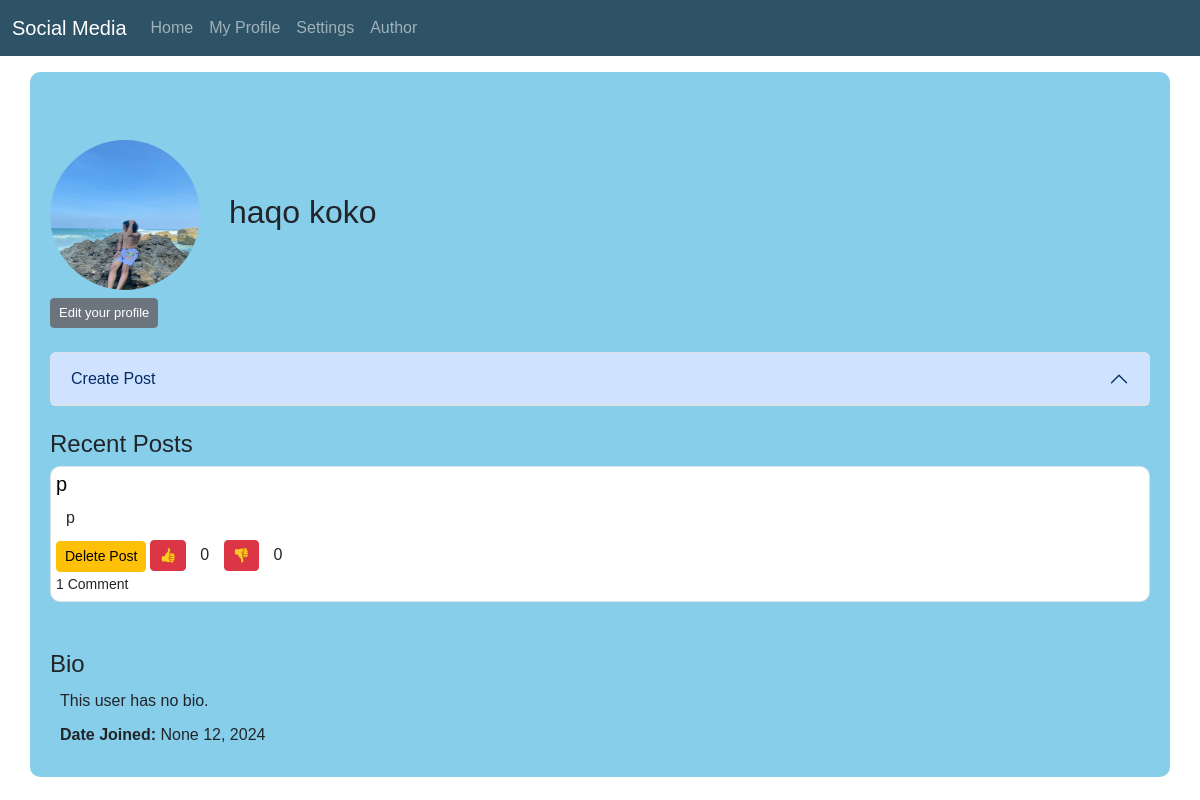
Screenshot of /profile/1 (signed in) with the database file from the repository.
### website/models.py (models this page shows)
class User(db.Model, UserMixin):
    id = db.Column(db.Integer, primary_key=True)
    email = db.Column(db.String(150), unique=True)  # 150 is max length
    password = db.Column(db.String(150))
    first_name = db.Column(db.String(150))
    last_name = db.Column(db.String(150))
    profile_picture = db.Column(
        db.String(1000), default="default_profile_photo.jpg")
    posts = db.relationship("Post", backref='user',
                            cascade='all, delete-orphan')
    bio = db.Column(db.String(1500))
    links = db.Column(db.String(500))
    date_joined = db.Column(db.DateTime(timezone=True), default=func.now())
    likes = db.relationship("Like", backref="user",
                            cascade="all, delete-orphan")
    dislikes = db.relationship(
        "Dislike", backref='user', cascade='all, delete-orphan')
    comment_likes = db.relationship(
        "CommentLike", backref='user', cascade='all, delete-orphan')
    comments = db.relationship(
        "Comment", backref='user', cascade='all, delete-orphan')
    replies = db.relationship(
        "ReplyComment", backref="user", cascade='all, delete-orphan')

class Post(db.Model):  # telling it what all posts need to look like.
    id = db.Column(db.Integer, primary_key=True)
    title = db.Column(db.String(500))
    data = db.Column(db.String(10000))
    date = db.Column(db.DateTime(timezone=True), default=func.now())
    user_id = db.Column(db.Integer, db.ForeignKey('user.id'))
    likes = db.relationship("Like", backref="post",
                            cascade="all, delete-orphan")
    dislikes = db.relationship(
        "Dislike", backref="post", cascade="all, delete-orphan")
    comments = db.relationship(
        "Comment", backref='post', cascade='all, delete-orphan')
    comment_likes = db.relationship(
        "CommentLike", backref='post', cascade='all, delete-orphan')
    replies = db.relationship(
        "ReplyComment", backref='post', cascade='all, delete-orphan')

### website/views.py (the view, shortened to what this page needs)
@views.route('/profile/<int:id>', methods=["GET","POST"])
@login_required
def user_profile(id):
    if request.method == "GET":
        user = User.query.get(id)
        posts = Post.query.filter_by(user_id=id).order_by(Post.date.desc()).limit(5).all()
        name = user.first_name + " " + user.last_name
        pagename = name + "'s Profile"
        date_joined = str(user.date_joined).split(" ")[0] # date_joined = the "2023-06-11 12:34:56" but split at the space, and only take the first value of the list.
        date_joined_list = date_joined.split("-")
        year = date_joined_list[0]
        if date_joined_list[1][0] == "0":
            string = date_joined_list[1][1:]
            month = months.get(int(string))
        else:
            month = months.get(date_joined_list[1])
        day = date_joined_list[2]
        date_joined = str(month) + " " + str(day) + ", " + str(year)
        return render_template("user_profile.html", page=pagename, name=name, user=user, id=int(id), date_joined=date_joined, posts=posts, current_user=current_user)

### main.py (called while the page is built)
def nl2br(value): # Custom filter function to convert newlines to <br> tags
    try:
        paragraphs = value.split('\n')
        paragraphs_html = '<br>'.join(paragraphs)
        return Markup(paragraphs_html)
    except AttributeError: # if the user doesn't have a bio, etc
        pass

### website/templates/user_profile.html (shortened to what this page needs)
{% extends 'base.html' %}
{% block body %}
<div class="container" style="background-color: #87ceeb; padding: 20px; border-radius: 10px;">
  <br /><br />
  <h2>
    {% if user.profile_picture %}
    <img src="../static/profile_pictures/{{user.profile_picture}}" alt="Avatar Image" style="border-radius: 50%; width: 150px; height: 150px">
    {% else %}
    <img
      src="../static/profile_pictures/default_profile_photo.jpg"
      alt="Avatar image" style="border-radius: 50%; width: 150px; height: 150px"
    />
    {% endif %}
    <span style="padding: 20px">{{name}}</span>
  </h2>
  {% if id == current_user.id %}
  <a href="/edit/profile" style="font-size: small" class="btn btn-secondary btn-sm">Edit your profile</a>
  <br /><br />
  <div class="accordion">
    <div class="accordion-item">
      <h2 class="accordion-header">
        <button
          class="accordion-button"
          type="button"
          data-bs-toggle="collapse"
          data-bs-target="#collapseOne"
          aria-expanded="true"
          aria-controls="collapseOne"
        >
          Create Post
        </button>
      </h2>
    </div>
  </div>
  {% endif %}
  <br />
  <h4>Recent Posts</h4>
  {% for post in posts %}
  <div class="border" style="border-radius: 10px; padding: 5px; background-color: white;">
    <a href="/post/{{post.id}}" style="color: black; text-decoration: none"><h5>{{post.title}}</h5></a>
    <p>{{ post.data | nl2br }}</p>
    <small>
      {% if id == current_user.id %}
      <a
        href="{{ url_for('views.delete_post', id=post.id) }}"
        onclick="return confirm('Are you sure you want to delete this post?')"
        class="btn btn-sm btn-warning"
        >Delete Post</a>
      </small>
      {% endif %}
    <form action="/post/{{post.id}}/like" method="post" style="display: inline">
      <input type="submit" class="btn btn-danger btn-sm" value="👍" />
      <p style="display: inline">{{ post.likes | count }}</p>
    </form>
    <form action="/post/{{post.id}}/dislike" method="post" style="display: inline">
      <input type="submit" class="btn btn-danger btn-sm" value="👎" />
      <p style="display: inline">{{ post.dislikes | count }}</p>
    </form>
    <br />
    {% if post.comments | count == 1 %}
    <small>{{ post.comments | count }} Comment</small>
    {% else %}
    <small>{{ post.comments | count }} Comments</small>
    {% endif %}
  </div>
  <br />
  {% endfor %}
  <br />
  <h4>Bio</h4>
  {% if user.bio == None or user.bio == "" %}
  <p>This user has no bio.</p>
  {% else %}
  <div class="container border" style="border-radius: 10px; background-color: white; padding: 10px;">
    <p>{{user.bio | nl2br}}</p>
  </div>
  <br>
  {% endif %}
  <p><b>Date Joined: </b>{{date_joined}}</p>
</div>
{% endblock %}

### website/static/style.css (style rules this page uses)
body { background-image: url('https://images7.alphacoders.com/133/1330715.png'); background-size: 200%; background-repeat: no-repeat; background-position: center; font-family: Arial, sans-serif; }
p { margin: 10px; }

### rows the page displays
User: profile_picture (picture)
Post: title "p", data "p", likes|count "0", dislikes|count "0", comments|count "1"

### other values shown
{{ name }} "haqo koko"
{{ date_joined }} "None 12, 2024"
